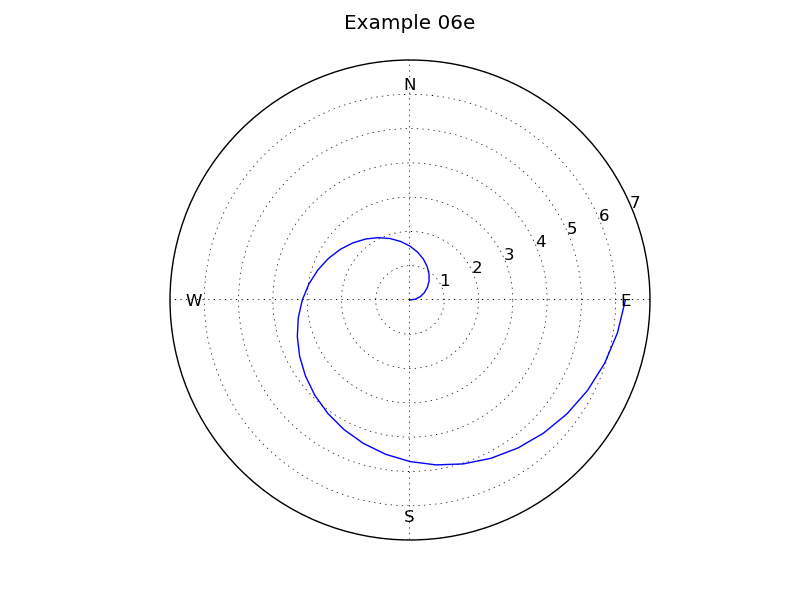

Source code (Python):
import matplotlib.pyplot as pyplot
import plotdata

pyplot.axes(polar=True)

t = plotdata.data06t
r = plotdata.data06r

pyplot.thetagrids([0.0, 90.0, 180.0, 270.0], labels=['E', 'N', 'W', 'S'], frac=0.9)

pyplot.polar(t,r)

pyplot.title('Example 06e')
pyplot.savefig('example06e.png')

